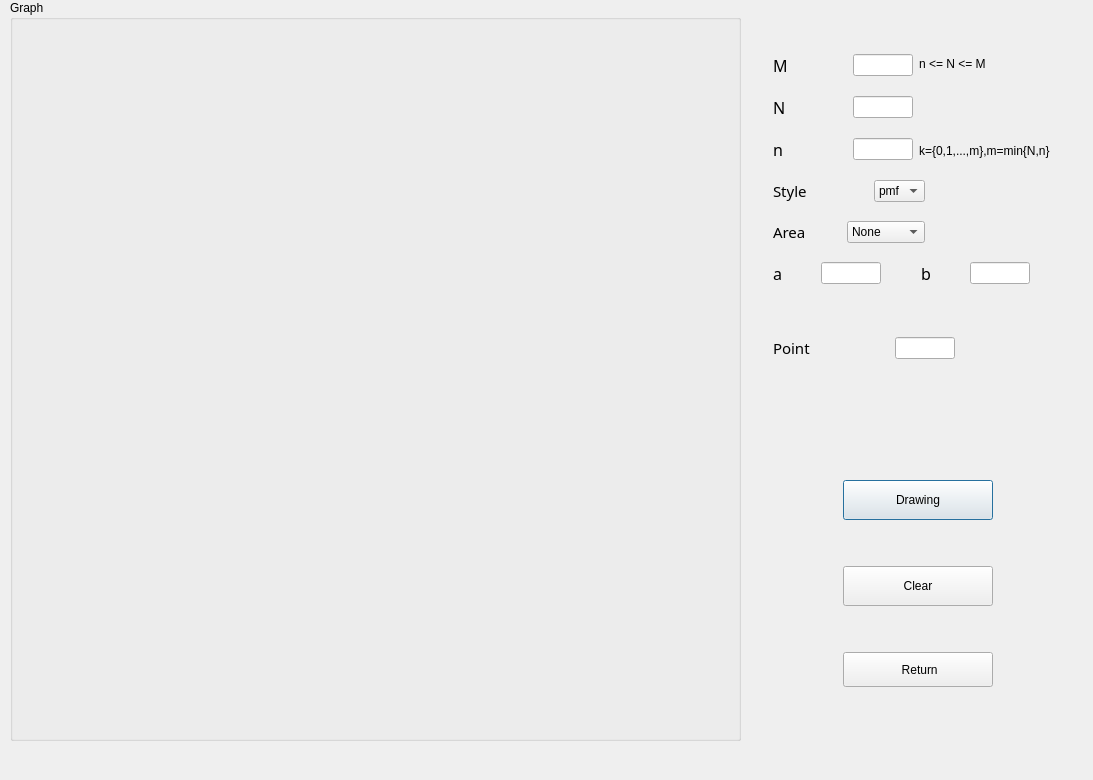
<?xml version="1.0" encoding="UTF-8"?>
<ui version="4.0">
 <class>Dialog</class>
 <widget class="QDialog" name="Dialog">
  <property name="geometry">
   <rect>
    <x>0</x>
    <y>0</y>
    <width>1093</width>
    <height>780</height>
   </rect>
  </property>
  <property name="windowTitle">
   <string>Dialog</string>
  </property>
  <widget class="QGroupBox" name="groupBox">
   <property name="geometry">
    <rect>
     <x>10</x>
     <y>0</y>
     <width>731</width>
     <height>741</height>
    </rect>
   </property>
   <property name="title">
    <string>Graph</string>
   </property>
  </widget>
  <widget class="QWidget" name="">
   <property name="geometry">
    <rect>
     <x>773</x>
     <y>54</y>
     <width>290</width>
     <height>633</height>
    </rect>
   </property>
   <layout class="QVBoxLayout" name="verticalLayout_13">
    <item>
     <layout class="QVBoxLayout" name="verticalLayout_10">
      <item>
       <layout class="QVBoxLayout" name="verticalLayout_9">
        <item>
         <layout class="QVBoxLayout" name="verticalLayout_8">
          <item>
           <layout class="QVBoxLayout" name="verticalLayout_7">
            <item>
             <layout class="QVBoxLayout" name="verticalLayout_6">
              <item>
               <layout class="QVBoxLayout" name="verticalLayout_5">
                <item>
                 <layout class="QHBoxLayout" name="horizontalLayout_6">
                  <item>
                   <layout class="QVBoxLayout" name="verticalLayout_2">
                    <item>
                     <layout class="QVBoxLayout" name="verticalLayout">
                      <item>
                       <layout class="QHBoxLayout" name="horizontalLayout_2">
                        <item>
                         <widget class="QLabel" name="label_M">
                          <property name="font">
                           <font>
                            <family>Agency FB</family>
                            <pointsize>12</pointsize>
                           </font>
                          </property>
                          <property name="text">
                           <string>M</string>
                          </property>
                         </widget>
                        </item>
                        <item>
                         <spacer name="horizontalSpacer">
                          <property name="orientation">
                           <enum>Qt::Horizontal</enum>
                          </property>
                          <property name="sizeHint" stdset="0">
                           <size>
                            <width>13</width>
                            <height>18</height>
                           </size>
                          </property>
                         </spacer>
                        </item>
                        <item>
                         <widget class="QLineEdit" name="lineEdit_M">
                          <property name="maximumSize">
                           <size>
                            <width>60</width>
                            <height>16777215</height>
                           </size>
                          </property>
                         </widget>
                        </item>
                       </layout>
                      </item>
                      <item>
                       <spacer name="verticalSpacer_9">
                        <property name="orientation">
                         <enum>Qt::Vertical</enum>
                        </property>
                        <property name="sizeHint" stdset="0">
                         <size>
                          <width>13</width>
                          <height>13</height>
                         </size>
                        </property>
                       </spacer>
                      </item>
                      <item>
                       <layout class="QHBoxLayout" name="horizontalLayout">
                        <item>
                         <widget class="QLabel" name="label_N">
                          <property name="font">
                           <font>
                            <family>Agency FB</family>
                            <pointsize>12</pointsize>
                           </font>
                          </property>
                          <property name="text">
                           <string>N</string>
                          </property>
                         </widget>
                        </item>
                        <item>
                         <spacer name="horizontalSpacer_2">
                          <property name="orientation">
                           <enum>Qt::Horizontal</enum>
                          </property>
                          <property name="sizeHint" stdset="0">
                           <size>
                            <width>13</width>
                            <height>18</height>
                           </size>
                          </property>
                         </spacer>
                        </item>
                        <item>
                         <widget class="QLineEdit" name="lineEdit_N">
                          <property name="maximumSize">
                           <size>
                            <width>60</width>
                            <height>16777215</height>
                           </size>
                          </property>
                         </widget>
                        </item>
                       </layout>
                      </item>
                     </layout>
                    </item>
                    <item>
                     <spacer name="verticalSpacer_10">
                      <property name="orientation">
                       <enum>Qt::Vertical</enum>
                      </property>
                      <property name="sizeHint" stdset="0">
                       <size>
                        <width>13</width>
                        <height>13</height>
                       </size>
                      </property>
                     </spacer>
                    </item>
                    <item>
                     <layout class="QHBoxLayout" name="horizontalLayout_3">
                      <item>
                       <widget class="QLabel" name="label_n">
                        <property name="font">
                         <font>
                          <family>Agency FB</family>
                          <pointsize>12</pointsize>
                         </font>
                        </property>
                        <property name="text">
                         <string>n</string>
                        </property>
                       </widget>
                      </item>
                      <item>
                       <spacer name="horizontalSpacer_3">
                        <property name="orientation">
                         <enum>Qt::Horizontal</enum>
                        </property>
                        <property name="sizeHint" stdset="0">
                         <size>
                          <width>13</width>
                          <height>18</height>
                         </size>
                        </property>
                       </spacer>
                      </item>
                      <item>
                       <widget class="QLineEdit" name="lineEdit_n">
                        <property name="maximumSize">
                         <size>
                          <width>60</width>
                          <height>16777215</height>
                         </size>
                        </property>
                       </widget>
                      </item>
                     </layout>
                    </item>
                   </layout>
                  </item>
                  <item>
                   <layout class="QVBoxLayout" name="verticalLayout_4">
                    <item>
                     <layout class="QHBoxLayout" name="horizontalLayout_4">
                      <item>
                       <widget class="QLabel" name="label_area_regel_2">
                        <property name="lineWidth">
                         <number>1</number>
                        </property>
                        <property name="text">
                         <string>n &lt;= N &lt;= M</string>
                        </property>
                       </widget>
                      </item>
                      <item>
                       <spacer name="horizontalSpacer_20">
                        <property name="orientation">
                         <enum>Qt::Horizontal</enum>
                        </property>
                        <property name="sizeHint" stdset="0">
                         <size>
                          <width>68</width>
                          <height>20</height>
                         </size>
                        </property>
                       </spacer>
                      </item>
                     </layout>
                    </item>
                    <item>
                     <spacer name="verticalSpacer_11">
                      <property name="orientation">
                       <enum>Qt::Vertical</enum>
                      </property>
                      <property name="sizeHint" stdset="0">
                       <size>
                        <width>13</width>
                        <height>13</height>
                       </size>
                      </property>
                     </spacer>
                    </item>
                    <item>
                     <layout class="QVBoxLayout" name="verticalLayout_3">
                      <item>
                       <spacer name="horizontalSpacer_27">
                        <property name="orientation">
                         <enum>Qt::Horizontal</enum>
                        </property>
                        <property name="sizeHint" stdset="0">
                         <size>
                          <width>138</width>
                          <height>20</height>
                         </size>
                        </property>
                       </spacer>
                      </item>
                      <item>
                       <spacer name="verticalSpacer_12">
                        <property name="orientation">
                         <enum>Qt::Vertical</enum>
                        </property>
                        <property name="sizeHint" stdset="0">
                         <size>
                          <width>13</width>
                          <height>13</height>
                         </size>
                        </property>
                       </spacer>
                      </item>
                      <item>
                       <layout class="QHBoxLayout" name="horizontalLayout_5">
                        <item>
                         <widget class="QLabel" name="label_area_regel">
                          <property name="text">
                           <string>k={0,1,...,m},m=min{N,n}</string>
                          </property>
                         </widget>
                        </item>
                        <item>
                         <spacer name="horizontalSpacer_28">
                          <property name="orientation">
                           <enum>Qt::Horizontal</enum>
                          </property>
                          <property name="sizeHint" stdset="0">
                           <size>
                            <width>13</width>
                            <height>20</height>
                           </size>
                          </property>
                         </spacer>
                        </item>
                       </layout>
                      </item>
                     </layout>
                    </item>
                   </layout>
                  </item>
                 </layout>
                </item>
                <item>
                 <spacer name="verticalSpacer_5">
                  <property name="orientation">
                   <enum>Qt::Vertical</enum>
                  </property>
                  <property name="sizeHint" stdset="0">
                   <size>
                    <width>13</width>
                    <height>13</height>
                   </size>
                  </property>
                 </spacer>
                </item>
                <item>
                 <layout class="QHBoxLayout" name="horizontalLayout_7">
                  <item>
                   <widget class="QLabel" name="label_style">
                    <property name="font">
                     <font>
                      <family>Agency FB</family>
                      <pointsize>11</pointsize>
                     </font>
                    </property>
                    <property name="text">
                     <string>Style</string>
                    </property>
                   </widget>
                  </item>
                  <item>
                   <spacer name="horizontalSpacer_5">
                    <property name="orientation">
                     <enum>Qt::Horizontal</enum>
                    </property>
                    <property name="sizeHint" stdset="0">
                     <size>
                      <width>17</width>
                      <height>18</height>
                     </size>
                    </property>
                   </spacer>
                  </item>
                  <item>
                   <widget class="QComboBox" name="comboBox_style">
                    <item>
                     <property name="text">
                      <string>pmf</string>
                     </property>
                    </item>
                    <item>
                     <property name="text">
                      <string>cdf</string>
                     </property>
                    </item>
                   </widget>
                  </item>
                  <item>
                   <spacer name="horizontalSpacer_29">
                    <property name="orientation">
                     <enum>Qt::Horizontal</enum>
                    </property>
                    <property name="sizeHint" stdset="0">
                     <size>
                      <width>138</width>
                      <height>20</height>
                     </size>
                    </property>
                   </spacer>
                  </item>
                 </layout>
                </item>
               </layout>
              </item>
              <item>
               <spacer name="verticalSpacer_3">
                <property name="orientation">
                 <enum>Qt::Vertical</enum>
                </property>
                <property name="sizeHint" stdset="0">
                 <size>
                  <width>13</width>
                  <height>13</height>
                 </size>
                </property>
               </spacer>
              </item>
              <item>
               <layout class="QHBoxLayout" name="horizontalLayout_8">
                <item>
                 <widget class="QLabel" name="label_area">
                  <property name="font">
                   <font>
                    <family>Agency FB</family>
                    <pointsize>11</pointsize>
                   </font>
                  </property>
                  <property name="text">
                   <string>Area</string>
                  </property>
                 </widget>
                </item>
                <item>
                 <spacer name="horizontalSpacer_6">
                  <property name="orientation">
                   <enum>Qt::Horizontal</enum>
                  </property>
                  <property name="sizeHint" stdset="0">
                   <size>
                    <width>17</width>
                    <height>18</height>
                   </size>
                  </property>
                 </spacer>
                </item>
                <item>
                 <widget class="QComboBox" name="comboBox_area">
                  <item>
                   <property name="text">
                    <string>None</string>
                   </property>
                  </item>
                  <item>
                   <property name="text">
                    <string>x=a</string>
                   </property>
                  </item>
                  <item>
                   <property name="text">
                    <string>x&lt;=a</string>
                   </property>
                  </item>
                  <item>
                   <property name="text">
                    <string>a&lt;=x&lt;=b</string>
                   </property>
                  </item>
                  <item>
                   <property name="text">
                    <string>x&gt;=b</string>
                   </property>
                  </item>
                 </widget>
                </item>
                <item>
                 <spacer name="horizontalSpacer_30">
                  <property name="orientation">
                   <enum>Qt::Horizontal</enum>
                  </property>
                  <property name="sizeHint" stdset="0">
                   <size>
                    <width>138</width>
                    <height>20</height>
                   </size>
                  </property>
                 </spacer>
                </item>
               </layout>
              </item>
             </layout>
            </item>
            <item>
             <spacer name="verticalSpacer_4">
              <property name="orientation">
               <enum>Qt::Vertical</enum>
              </property>
              <property name="sizeHint" stdset="0">
               <size>
                <width>13</width>
                <height>13</height>
               </size>
              </property>
             </spacer>
            </item>
            <item>
             <layout class="QHBoxLayout" name="horizontalLayout_9">
              <item>
               <widget class="QLabel" name="label_a">
                <property name="font">
                 <font>
                  <family>Agency FB</family>
                  <pointsize>12</pointsize>
                 </font>
                </property>
                <property name="text">
                 <string>a</string>
                </property>
               </widget>
              </item>
              <item>
               <spacer name="horizontalSpacer_23">
                <property name="orientation">
                 <enum>Qt::Horizontal</enum>
                </property>
                <property name="sizeHint" stdset="0">
                 <size>
                  <width>13</width>
                  <height>21</height>
                 </size>
                </property>
               </spacer>
              </item>
              <item>
               <widget class="QLineEdit" name="lineEdit_a">
                <property name="maximumSize">
                 <size>
                  <width>60</width>
                  <height>16777215</height>
                 </size>
                </property>
               </widget>
              </item>
              <item>
               <spacer name="horizontalSpacer_24">
                <property name="orientation">
                 <enum>Qt::Horizontal</enum>
                </property>
                <property name="sizeHint" stdset="0">
                 <size>
                  <width>17</width>
                  <height>21</height>
                 </size>
                </property>
               </spacer>
              </item>
              <item>
               <widget class="QLabel" name="label_b">
                <property name="font">
                 <font>
                  <family>Agency FB</family>
                  <pointsize>12</pointsize>
                 </font>
                </property>
                <property name="text">
                 <string>b</string>
                </property>
               </widget>
              </item>
              <item>
               <spacer name="horizontalSpacer_25">
                <property name="orientation">
                 <enum>Qt::Horizontal</enum>
                </property>
                <property name="sizeHint" stdset="0">
                 <size>
                  <width>13</width>
                  <height>21</height>
                 </size>
                </property>
               </spacer>
              </item>
              <item>
               <widget class="QLineEdit" name="lineEdit_b">
                <property name="maximumSize">
                 <size>
                  <width>60</width>
                  <height>16777215</height>
                 </size>
                </property>
               </widget>
              </item>
              <item>
               <spacer name="horizontalSpacer_26">
                <property name="orientation">
                 <enum>Qt::Horizontal</enum>
                </property>
                <property name="sizeHint" stdset="0">
                 <size>
                  <width>13</width>
                  <height>21</height>
                 </size>
                </property>
               </spacer>
              </item>
             </layout>
            </item>
           </layout>
          </item>
          <item>
           <spacer name="verticalSpacer">
            <property name="orientation">
             <enum>Qt::Vertical</enum>
            </property>
            <property name="sizeHint" stdset="0">
             <size>
              <width>13</width>
              <height>13</height>
             </size>
            </property>
           </spacer>
          </item>
         </layout>
        </item>
        <item>
         <widget class="QLabel" name="label_area_result">
          <property name="text">
           <string/>
          </property>
         </widget>
        </item>
       </layout>
      </item>
      <item>
       <spacer name="verticalSpacer_2">
        <property name="orientation">
         <enum>Qt::Vertical</enum>
        </property>
        <property name="sizeHint" stdset="0">
         <size>
          <width>13</width>
          <height>13</height>
         </size>
        </property>
       </spacer>
      </item>
      <item>
       <layout class="QHBoxLayout" name="horizontalLayout_10">
        <item>
         <widget class="QLabel" name="label_point">
          <property name="font">
           <font>
            <family>Agency FB</family>
            <pointsize>11</pointsize>
           </font>
          </property>
          <property name="text">
           <string>Point</string>
          </property>
         </widget>
        </item>
        <item>
         <spacer name="horizontalSpacer_4">
          <property name="orientation">
           <enum>Qt::Horizontal</enum>
          </property>
          <property name="sizeHint" stdset="0">
           <size>
            <width>13</width>
            <height>18</height>
           </size>
          </property>
         </spacer>
        </item>
        <item>
         <widget class="QLineEdit" name="lineEdit_point">
          <property name="maximumSize">
           <size>
            <width>60</width>
            <height>16777215</height>
           </size>
          </property>
         </widget>
        </item>
        <item>
         <spacer name="horizontalSpacer_22">
          <property name="orientation">
           <enum>Qt::Horizontal</enum>
          </property>
          <property name="sizeHint" stdset="0">
           <size>
            <width>108</width>
            <height>20</height>
           </size>
          </property>
         </spacer>
        </item>
       </layout>
      </item>
     </layout>
    </item>
    <item>
     <spacer name="verticalSpacer_8">
      <property name="orientation">
       <enum>Qt::Vertical</enum>
      </property>
      <property name="sizeHint" stdset="0">
       <size>
        <width>17</width>
        <height>28</height>
       </size>
      </property>
     </spacer>
    </item>
    <item>
     <layout class="QVBoxLayout" name="verticalLayout_12">
      <item>
       <layout class="QVBoxLayout" name="verticalLayout_11">
        <item>
         <layout class="QHBoxLayout" name="horizontalLayout_11">
          <item>
           <spacer name="horizontalSpacer_21">
            <property name="orientation">
             <enum>Qt::Horizontal</enum>
            </property>
            <property name="sizeHint" stdset="0">
             <size>
              <width>48</width>
              <height>20</height>
             </size>
            </property>
           </spacer>
          </item>
          <item>
           <widget class="QPushButton" name="pushButton_drawing">
            <property name="minimumSize">
             <size>
              <width>150</width>
              <height>40</height>
             </size>
            </property>
            <property name="text">
             <string>Drawing</string>
            </property>
           </widget>
          </item>
          <item>
           <spacer name="horizontalSpacer_11">
            <property name="orientation">
             <enum>Qt::Horizontal</enum>
            </property>
            <property name="sizeHint" stdset="0">
             <size>
              <width>48</width>
              <height>20</height>
             </size>
            </property>
           </spacer>
          </item>
         </layout>
        </item>
        <item>
         <spacer name="verticalSpacer_6">
          <property name="orientation">
           <enum>Qt::Vertical</enum>
          </property>
          <property name="sizeHint" stdset="0">
           <size>
            <width>20</width>
            <height>40</height>
           </size>
          </property>
         </spacer>
        </item>
        <item>
         <layout class="QHBoxLayout" name="horizontalLayout_12">
          <item>
           <spacer name="horizontalSpacer_12">
            <property name="orientation">
             <enum>Qt::Horizontal</enum>
            </property>
            <property name="sizeHint" stdset="0">
             <size>
              <width>48</width>
              <height>20</height>
             </size>
            </property>
           </spacer>
          </item>
          <item>
           <widget class="QPushButton" name="pushButton_clear">
            <property name="minimumSize">
             <size>
              <width>150</width>
              <height>40</height>
             </size>
            </property>
            <property name="text">
             <string> Clear </string>
            </property>
           </widget>
          </item>
          <item>
           <spacer name="horizontalSpacer_13">
            <property name="orientation">
             <enum>Qt::Horizontal</enum>
            </property>
            <property name="sizeHint" stdset="0">
             <size>
              <width>48</width>
              <height>20</height>
             </size>
            </property>
           </spacer>
          </item>
         </layout>
        </item>
       </layout>
      </item>
      <item>
       <spacer name="verticalSpacer_7">
        <property name="orientation">
         <enum>Qt::Vertical</enum>
        </property>
        <property name="sizeHint" stdset="0">
         <size>
          <width>20</width>
          <height>40</height>
         </size>
        </property>
       </spacer>
      </item>
      <item>
       <layout class="QHBoxLayout" name="horizontalLayout_13">
        <item>
         <spacer name="horizontalSpacer_14">
          <property name="orientation">
           <enum>Qt::Horizontal</enum>
          </property>
          <property name="sizeHint" stdset="0">
           <size>
            <width>48</width>
            <height>20</height>
           </size>
          </property>
         </spacer>
        </item>
        <item>
         <widget class="QPushButton" name="pushButton_return">
          <property name="minimumSize">
           <size>
            <width>150</width>
            <height>35</height>
           </size>
          </property>
          <property name="text">
           <string> Return</string>
          </property>
         </widget>
        </item>
        <item>
         <spacer name="horizontalSpacer_15">
          <property name="orientation">
           <enum>Qt::Horizontal</enum>
          </property>
          <property name="sizeHint" stdset="0">
           <size>
            <width>48</width>
            <height>20</height>
           </size>
          </property>
         </spacer>
        </item>
       </layout>
      </item>
     </layout>
    </item>
   </layout>
  </widget>
 </widget>
 <resources/>
 <connections/>
</ui>
